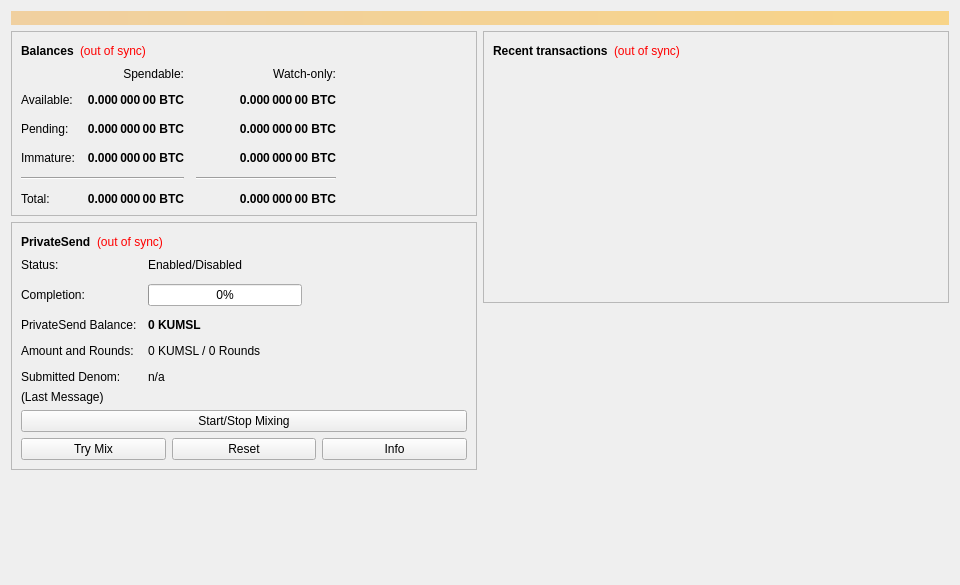
<?xml version="1.0" encoding="UTF-8"?>
<ui version="4.0">
 <class>OverviewPage</class>
 <widget class="QWidget" name="OverviewPage">
  <property name="geometry">
   <rect>
    <x>0</x>
    <y>0</y>
    <width>960</width>
    <height>585</height>
   </rect>
  </property>
  <property name="minimumSize">
   <size>
    <width>960</width>
    <height>0</height>
   </size>
  </property>
  <property name="windowTitle">
   <string>Form</string>
  </property>
  <layout class="QVBoxLayout" name="topLayout">
   <item>
    <widget class="QLabel" name="labelAlerts">
     <property name="visible">
      <bool>false</bool>
     </property>
     <property name="styleSheet">
      <string notr="true">QLabel { background-color: qlineargradient(x1: 0, y1: 0, x2: 1, y2: 0, stop:0 #F0D0A0, stop:1 #F8D488); color:#000000; }</string>
     </property>
     <property name="wordWrap">
      <bool>true</bool>
     </property>
     <property name="margin">
      <number>3</number>
     </property>
     <property name="textInteractionFlags">
      <set>Qt::TextSelectableByMouse</set>
     </property>
    </widget>
   </item>
   <item>
    <layout class="QHBoxLayout" name="horizontalLayout" stretch="1,1">
     <item>
      <layout class="QVBoxLayout" name="verticalLayout_2">
       <item>
        <widget class="QFrame" name="frame">
         <property name="frameShape">
          <enum>QFrame::StyledPanel</enum>
         </property>
         <property name="frameShadow">
          <enum>QFrame::Raised</enum>
         </property>
         <layout class="QVBoxLayout" name="verticalLayout_4">
          <item>
           <layout class="QHBoxLayout" name="horizontalLayout_4">
            <item>
             <widget class="QLabel" name="label_5">
              <property name="font">
               <font>
                <weight>75</weight>
                <bold>true</bold>
               </font>
              </property>
              <property name="text">
               <string>Balances</string>
              </property>
             </widget>
            </item>
            <item>
             <widget class="QLabel" name="labelWalletStatus">
              <property name="toolTip">
               <string>The displayed information may be out of date. Your wallet automatically synchronizes with the KUmsl network after a connection is established, but this process has not completed yet.</string>
              </property>
              <property name="styleSheet">
               <string notr="true">QLabel { color: red; }</string>
              </property>
              <property name="text">
               <string notr="true">(out of sync)</string>
              </property>
              <property name="alignment">
               <set>Qt::AlignLeading|Qt::AlignLeft|Qt::AlignVCenter</set>
              </property>
             </widget>
            </item>
            <item>
             <spacer name="horizontalSpacer_3">
              <property name="orientation">
               <enum>Qt::Horizontal</enum>
              </property>
              <property name="sizeHint" stdset="0">
               <size>
                <width>40</width>
                <height>20</height>
               </size>
              </property>
             </spacer>
            </item>
           </layout>
          </item>
          <item>
           <layout class="QGridLayout" name="gridLayout">
            <property name="spacing">
             <number>12</number>
            </property>
            <item row="2" column="2">
             <widget class="QLabel" name="labelWatchPending">
              <property name="font">
               <font>
                <weight>75</weight>
                <bold>true</bold>
               </font>
              </property>
              <property name="cursor">
               <cursorShape>IBeamCursor</cursorShape>
              </property>
              <property name="toolTip">
               <string>Unconfirmed transactions to watch-only addresses</string>
              </property>
              <property name="text">
               <string notr="true">0.000 000 00 BTC</string>
              </property>
              <property name="alignment">
               <set>Qt::AlignRight|Qt::AlignTrailing|Qt::AlignVCenter</set>
              </property>
              <property name="textInteractionFlags">
               <set>Qt::LinksAccessibleByMouse|Qt::TextSelectableByKeyboard|Qt::TextSelectableByMouse</set>
              </property>
             </widget>
            </item>
            <item row="2" column="1">
             <widget class="QLabel" name="labelUnconfirmed">
              <property name="font">
               <font>
                <weight>75</weight>
                <bold>true</bold>
               </font>
              </property>
              <property name="cursor">
               <cursorShape>IBeamCursor</cursorShape>
              </property>
              <property name="toolTip">
               <string>Total of transactions that have yet to be confirmed, and do not yet count toward the spendable balance</string>
              </property>
              <property name="text">
               <string notr="true">0.000 000 00 BTC</string>
              </property>
              <property name="alignment">
               <set>Qt::AlignRight|Qt::AlignTrailing|Qt::AlignVCenter</set>
              </property>
              <property name="textInteractionFlags">
               <set>Qt::LinksAccessibleByMouse|Qt::TextSelectableByKeyboard|Qt::TextSelectableByMouse</set>
              </property>
             </widget>
            </item>
            <item row="3" column="2">
             <widget class="QLabel" name="labelWatchImmature">
              <property name="font">
               <font>
                <weight>75</weight>
                <bold>true</bold>
               </font>
              </property>
              <property name="cursor">
               <cursorShape>IBeamCursor</cursorShape>
              </property>
              <property name="toolTip">
               <string>Mined balance in watch-only addresses that has not yet matured</string>
              </property>
              <property name="text">
               <string notr="true">0.000 000 00 BTC</string>
              </property>
              <property name="alignment">
               <set>Qt::AlignRight|Qt::AlignTrailing|Qt::AlignVCenter</set>
              </property>
              <property name="textInteractionFlags">
               <set>Qt::LinksAccessibleByMouse|Qt::TextSelectableByKeyboard|Qt::TextSelectableByMouse</set>
              </property>
             </widget>
            </item>
            <item row="4" column="0" colspan="2">
             <widget class="Line" name="lineSpendableBalance">
              <property name="orientation">
               <enum>Qt::Horizontal</enum>
              </property>
             </widget>
            </item>
            <item row="4" column="2">
             <widget class="Line" name="lineWatchBalance">
              <property name="sizePolicy">
               <sizepolicy hsizetype="Preferred" vsizetype="Fixed">
                <horstretch>0</horstretch>
                <verstretch>0</verstretch>
               </sizepolicy>
              </property>
              <property name="minimumSize">
               <size>
                <width>140</width>
                <height>0</height>
               </size>
              </property>
              <property name="orientation">
               <enum>Qt::Horizontal</enum>
              </property>
             </widget>
            </item>
            <item row="5" column="0">
             <widget class="QLabel" name="labelTotalText">
              <property name="text">
               <string>Total:</string>
              </property>
             </widget>
            </item>
            <item row="3" column="1">
             <widget class="QLabel" name="labelImmature">
              <property name="font">
               <font>
                <weight>75</weight>
                <bold>true</bold>
               </font>
              </property>
              <property name="cursor">
               <cursorShape>IBeamCursor</cursorShape>
              </property>
              <property name="toolTip">
               <string>Mined balance that has not yet matured</string>
              </property>
              <property name="text">
               <string notr="true">0.000 000 00 BTC</string>
              </property>
              <property name="alignment">
               <set>Qt::AlignRight|Qt::AlignTrailing|Qt::AlignVCenter</set>
              </property>
              <property name="textInteractionFlags">
               <set>Qt::LinksAccessibleByMouse|Qt::TextSelectableByKeyboard|Qt::TextSelectableByMouse</set>
              </property>
             </widget>
            </item>
            <item row="2" column="3">
             <spacer name="horizontalSpacer_2">
              <property name="orientation">
               <enum>Qt::Horizontal</enum>
              </property>
              <property name="sizeHint" stdset="0">
               <size>
                <width>40</width>
                <height>20</height>
               </size>
              </property>
             </spacer>
            </item>
            <item row="3" column="0">
             <widget class="QLabel" name="labelImmatureText">
              <property name="text">
               <string>Immature:</string>
              </property>
             </widget>
            </item>
            <item row="5" column="1">
             <widget class="QLabel" name="labelTotal">
              <property name="font">
               <font>
                <weight>75</weight>
                <bold>true</bold>
               </font>
              </property>
              <property name="cursor">
               <cursorShape>IBeamCursor</cursorShape>
              </property>
              <property name="toolTip">
               <string>Your current total balance</string>
              </property>
              <property name="text">
               <string notr="true">0.000 000 00 BTC</string>
              </property>
              <property name="alignment">
               <set>Qt::AlignRight|Qt::AlignTrailing|Qt::AlignVCenter</set>
              </property>
              <property name="textInteractionFlags">
               <set>Qt::LinksAccessibleByMouse|Qt::TextSelectableByKeyboard|Qt::TextSelectableByMouse</set>
              </property>
             </widget>
            </item>
            <item row="5" column="2">
             <widget class="QLabel" name="labelWatchTotal">
              <property name="font">
               <font>
                <weight>75</weight>
                <bold>true</bold>
               </font>
              </property>
              <property name="cursor">
               <cursorShape>IBeamCursor</cursorShape>
              </property>
              <property name="toolTip">
               <string>Current total balance in watch-only addresses</string>
              </property>
              <property name="text">
               <string notr="true">0.000 000 00 BTC</string>
              </property>
              <property name="alignment">
               <set>Qt::AlignRight|Qt::AlignTrailing|Qt::AlignVCenter</set>
              </property>
              <property name="textInteractionFlags">
               <set>Qt::LinksAccessibleByMouse|Qt::TextSelectableByKeyboard|Qt::TextSelectableByMouse</set>
              </property>
             </widget>
            </item>
            <item row="0" column="2">
             <widget class="QLabel" name="labelWatchonly">
              <property name="text">
               <string>Watch-only:</string>
              </property>
              <property name="alignment">
               <set>Qt::AlignRight|Qt::AlignTrailing|Qt::AlignVCenter</set>
              </property>
             </widget>
            </item>
            <item row="1" column="0">
             <widget class="QLabel" name="labelBalanceText">
              <property name="text">
               <string>Available:</string>
              </property>
             </widget>
            </item>
            <item row="1" column="1">
             <widget class="QLabel" name="labelBalance">
              <property name="font">
               <font>
                <weight>75</weight>
                <bold>true</bold>
               </font>
              </property>
              <property name="cursor">
               <cursorShape>IBeamCursor</cursorShape>
              </property>
              <property name="toolTip">
               <string>Your current spendable balance</string>
              </property>
              <property name="text">
               <string notr="true">0.000 000 00 BTC</string>
              </property>
              <property name="alignment">
               <set>Qt::AlignRight|Qt::AlignTrailing|Qt::AlignVCenter</set>
              </property>
              <property name="textInteractionFlags">
               <set>Qt::LinksAccessibleByMouse|Qt::TextSelectableByKeyboard|Qt::TextSelectableByMouse</set>
              </property>
             </widget>
            </item>
            <item row="1" column="2">
             <widget class="QLabel" name="labelWatchAvailable">
              <property name="font">
               <font>
                <weight>75</weight>
                <bold>true</bold>
               </font>
              </property>
              <property name="cursor">
               <cursorShape>IBeamCursor</cursorShape>
              </property>
              <property name="toolTip">
               <string>Your current balance in watch-only addresses</string>
              </property>
              <property name="text">
               <string notr="true">0.000 000 00 BTC</string>
              </property>
              <property name="alignment">
               <set>Qt::AlignRight|Qt::AlignTrailing|Qt::AlignVCenter</set>
              </property>
              <property name="textInteractionFlags">
               <set>Qt::LinksAccessibleByMouse|Qt::TextSelectableByKeyboard|Qt::TextSelectableByMouse</set>
              </property>
             </widget>
            </item>
            <item row="2" column="0">
             <widget class="QLabel" name="labelPendingText">
              <property name="text">
               <string>Pending:</string>
              </property>
             </widget>
            </item>
            <item row="0" column="1">
             <widget class="QLabel" name="labelSpendable">
              <property name="text">
               <string>Spendable:</string>
              </property>
              <property name="alignment">
               <set>Qt::AlignRight|Qt::AlignTrailing|Qt::AlignVCenter</set>
              </property>
             </widget>
            </item>
           </layout>
          </item>
         </layout>
        </widget>
       </item>
       <item>
        <widget class="QFrame" name="framePrivateSend">
         <property name="layoutDirection">
          <enum>Qt::LeftToRight</enum>
         </property>
         <property name="frameShape">
          <enum>QFrame::StyledPanel</enum>
         </property>
         <property name="frameShadow">
          <enum>QFrame::Raised</enum>
         </property>
         <layout class="QVBoxLayout" name="VerticalLayout_PS1">
          <item>
           <layout class="QHBoxLayout" name="horizontalLayout_5">
            <item>
             <widget class="QLabel" name="labelPrivateSendHeader">
              <property name="font">
               <font>
                <weight>75</weight>
                <bold>true</bold>
               </font>
              </property>
              <property name="text">
               <string>PrivateSend</string>
              </property>
             </widget>
            </item>
            <item>
             <widget class="QLabel" name="labelPrivateSendSyncStatus">
              <property name="toolTip">
               <string>The displayed information may be out of date. Your wallet automatically synchronizes with the KUmsl network after a connection is established, but this process has not completed yet.</string>
              </property>
              <property name="styleSheet">
               <string notr="true">QLabel { color: red; }</string>
              </property>
              <property name="text">
               <string notr="true">(out of sync)</string>
              </property>
              <property name="alignment">
               <set>Qt::AlignLeading|Qt::AlignLeft|Qt::AlignVCenter</set>
              </property>
             </widget>
            </item>
            <item>
             <spacer name="horizontalSpacer_4">
              <property name="orientation">
               <enum>Qt::Horizontal</enum>
              </property>
              <property name="sizeHint" stdset="0">
               <size>
                <width>40</width>
                <height>20</height>
               </size>
              </property>
             </spacer>
            </item>
           </layout>
          </item>
          <item>
           <layout class="QFormLayout" name="privateSendFormLayout">
            <property name="fieldGrowthPolicy">
             <enum>QFormLayout::AllNonFixedFieldsGrow</enum>
            </property>
            <property name="horizontalSpacing">
             <number>11</number>
            </property>
            <property name="verticalSpacing">
             <number>12</number>
            </property>
            <item row="0" column="0">
             <widget class="QLabel" name="labelPrivateSendEnabledText">
              <property name="text">
               <string>Status:</string>
              </property>
             </widget>
            </item>
            <item row="0" column="1">
             <widget class="QLabel" name="labelPrivateSendEnabled">
              <property name="text">
               <string>Enabled/Disabled</string>
              </property>
             </widget>
            </item>
            <item row="1" column="0">
             <widget class="QLabel" name="labelCompletitionText">
              <property name="text">
               <string>Completion:</string>
              </property>
             </widget>
            </item>
            <item row="1" column="1">
             <widget class="QProgressBar" name="privateSendProgress">
              <property name="maximumSize">
               <size>
                <width>154</width>
                <height>16777215</height>
               </size>
              </property>
              <property name="value">
               <number>0</number>
              </property>
             </widget>
            </item>
            <item row="2" column="0">
             <widget class="QLabel" name="labelAnonymizedText">
              <property name="text">
               <string>PrivateSend Balance:</string>
              </property>
             </widget>
            </item>
            <item row="2" column="1">
             <widget class="QLabel" name="labelAnonymized">
              <property name="font">
               <font>
                <weight>75</weight>
                <bold>true</bold>
               </font>
              </property>
              <property name="text">
               <string notr="true">0 KUMSL</string>
              </property>
             </widget>
            </item>
            <item row="3" column="0">
             <widget class="QLabel" name="labelAmountAndRoundsText">
              <property name="text">
               <string>Amount and Rounds:</string>
              </property>
             </widget>
            </item>
            <item row="3" column="1">
             <widget class="QLabel" name="labelAmountRounds">
              <property name="text">
               <string>0 KUMSL / 0 Rounds</string>
              </property>
             </widget>
            </item>
            <item row="4" column="0">
             <widget class="QLabel" name="labelSubmittedDenomText">
              <property name="text">
               <string>Submitted Denom:</string>
              </property>
             </widget>
            </item>
            <item row="4" column="1">
             <widget class="QLabel" name="labelSubmittedDenom">
              <property name="toolTip">
               <string>The denominations you submitted to the Masternode.&lt;br&gt;To mix, other users must submit the exact same denominations.</string>
              </property>
              <property name="text">
               <string>n/a</string>
              </property>
             </widget>
            </item>
           </layout>
          </item>
          <item>
           <layout class="QVBoxLayout" name="VerticalLayout_PS">
            <item>
             <widget class="QLabel" name="labelPrivateSendLastMessage">
              <property name="text">
               <string>(Last Message)</string>
              </property>
              <property name="alignment">
               <set>Qt::AlignLeading|Qt::AlignLeft|Qt::AlignTop</set>
              </property>
              <property name="wordWrap">
               <bool>true</bool>
              </property>
             </widget>
            </item>
            <item>
             <widget class="QPushButton" name="togglePrivateSend">
              <property name="sizePolicy">
               <sizepolicy hsizetype="MinimumExpanding" vsizetype="Fixed">
                <horstretch>0</horstretch>
                <verstretch>0</verstretch>
               </sizepolicy>
              </property>
              <property name="text">
               <string>Start/Stop Mixing</string>
              </property>
             </widget>
            </item>
            <item>
             <layout class="QHBoxLayout" name="horizontalLayout_debugbuttons">
              <item>
               <widget class="QPushButton" name="privateSendAuto">
                <property name="sizePolicy">
                 <sizepolicy hsizetype="MinimumExpanding" vsizetype="Fixed">
                  <horstretch>0</horstretch>
                  <verstretch>0</verstretch>
                 </sizepolicy>
                </property>
                <property name="toolTip">
                 <string>Try to manually submit a PrivateSend request.</string>
                </property>
                <property name="text">
                 <string>Try Mix</string>
                </property>
               </widget>
              </item>
              <item>
               <widget class="QPushButton" name="privateSendReset">
                <property name="sizePolicy">
                 <sizepolicy hsizetype="MinimumExpanding" vsizetype="Fixed">
                  <horstretch>0</horstretch>
                  <verstretch>0</verstretch>
                 </sizepolicy>
                </property>
                <property name="toolTip">
                 <string>Reset the current status of PrivateSend (can interrupt PrivateSend if it's in the process of Mixing, which can cost you money!)</string>
                </property>
                <property name="autoFillBackground">
                 <bool>false</bool>
                </property>
                <property name="text">
                 <string>Reset</string>
                </property>
               </widget>
              </item>
              <item>
               <widget class="QPushButton" name="privateSendInfo">
                <property name="sizePolicy">
                 <sizepolicy hsizetype="MinimumExpanding" vsizetype="Fixed">
                  <horstretch>0</horstretch>
                  <verstretch>0</verstretch>
                 </sizepolicy>
                </property>
                <property name="toolTip">
                 <string>Information about PrivateSend and Mixing</string>
                </property>
                <property name="text">
                 <string>Info</string>
                </property>
               </widget>
              </item>
             </layout>
            </item>
           </layout>
          </item>
         </layout>
        </widget>
       </item>
       <item>
        <spacer name="verticalSpacer">
         <property name="orientation">
          <enum>Qt::Vertical</enum>
         </property>
         <property name="sizeHint" stdset="0">
          <size>
           <width>20</width>
           <height>40</height>
          </size>
         </property>
        </spacer>
       </item>
      </layout>
     </item>
     <item>
      <layout class="QVBoxLayout" name="verticalLayout_3">
       <item>
        <widget class="QFrame" name="frame_2">
         <property name="frameShape">
          <enum>QFrame::StyledPanel</enum>
         </property>
         <property name="frameShadow">
          <enum>QFrame::Raised</enum>
         </property>
         <layout class="QVBoxLayout" name="verticalLayout">
          <item>
           <layout class="QHBoxLayout" name="horizontalLayout_2">
            <item>
             <widget class="QLabel" name="label_4">
              <property name="font">
               <font>
                <weight>75</weight>
                <bold>true</bold>
               </font>
              </property>
              <property name="text">
               <string>Recent transactions</string>
              </property>
             </widget>
            </item>
            <item>
             <widget class="QLabel" name="labelTransactionsStatus">
              <property name="toolTip">
               <string>The displayed information may be out of date. Your wallet automatically synchronizes with the KUmsl network after a connection is established, but this process has not completed yet.</string>
              </property>
              <property name="styleSheet">
               <string notr="true">QLabel { color: red; }</string>
              </property>
              <property name="text">
               <string notr="true">(out of sync)</string>
              </property>
              <property name="alignment">
               <set>Qt::AlignLeading|Qt::AlignLeft|Qt::AlignVCenter</set>
              </property>
             </widget>
            </item>
            <item>
             <spacer name="horizontalSpacer">
              <property name="orientation">
               <enum>Qt::Horizontal</enum>
              </property>
              <property name="sizeHint" stdset="0">
               <size>
                <width>40</width>
                <height>20</height>
               </size>
              </property>
             </spacer>
            </item>
           </layout>
          </item>
          <item>
           <widget class="QListView" name="listTransactions">
            <property name="styleSheet">
             <string notr="true">QListView { background: transparent; }</string>
            </property>
            <property name="frameShape">
             <enum>QFrame::NoFrame</enum>
            </property>
            <property name="verticalScrollBarPolicy">
             <enum>Qt::ScrollBarAlwaysOff</enum>
            </property>
            <property name="horizontalScrollBarPolicy">
             <enum>Qt::ScrollBarAlwaysOff</enum>
            </property>
            <property name="selectionMode">
             <enum>QAbstractItemView::NoSelection</enum>
            </property>
           </widget>
          </item>
         </layout>
        </widget>
       </item>
       <item>
        <spacer name="verticalSpacer_2">
         <property name="orientation">
          <enum>Qt::Vertical</enum>
         </property>
         <property name="sizeHint" stdset="0">
          <size>
           <width>20</width>
           <height>40</height>
          </size>
         </property>
        </spacer>
       </item>
      </layout>
     </item>
    </layout>
   </item>
  </layout>
 </widget>
 <resources/>
 <connections/>
</ui>
